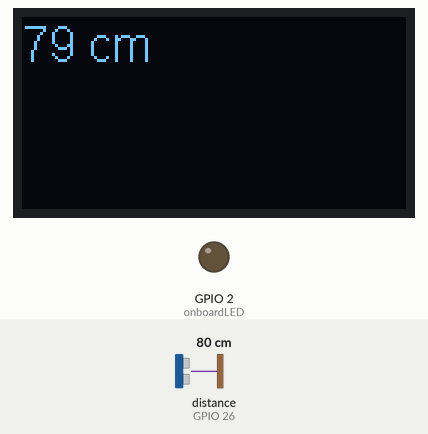
Simulated run of this sketch. Board: ESP32. Shown: 128×64 one-colour display, output pins drawn as LEDs (lit = HIGH). Wiring (inferred from the names in the program): ultrasonic range finder: trigger GPIO 25; echo GPIO 26. The test bench sets the inputs (shaded band); at power-on: distance to the obstacle (sensor on GPIO 26) 80 cm. The echo pulse lasts 58.3 µs per cm; WiFi joins after 1.5 s; servers stay silent unless stated; pins used as bus, display or sensor lines are not drawn; what the sketch prints to the serial monitor is not drawn.

Above: at 2.7 s.
2.8 s: distance to the obstacle (sensor on GPIO 26) set to 13 cm
At 5.1 s:
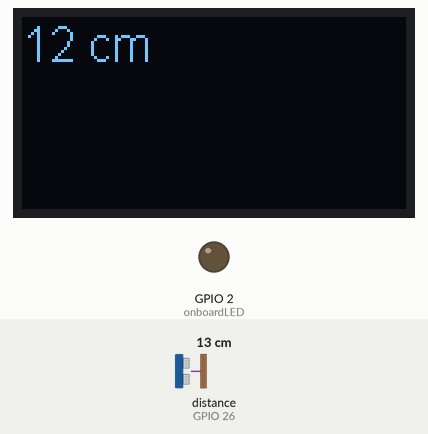
5.7 s: distance to the obstacle (sensor on GPIO 26) set to 10 cm
At 9.2 s:
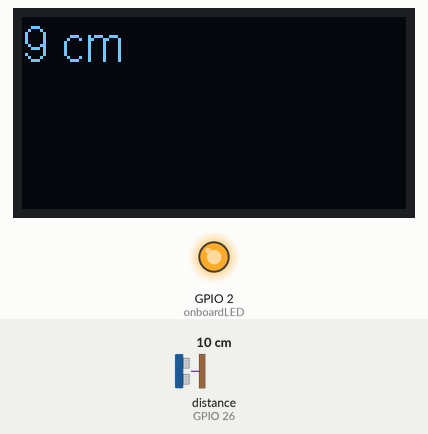
9.5 s: distance to the obstacle (sensor on GPIO 26) set to 2 cm
At 11.1 s:
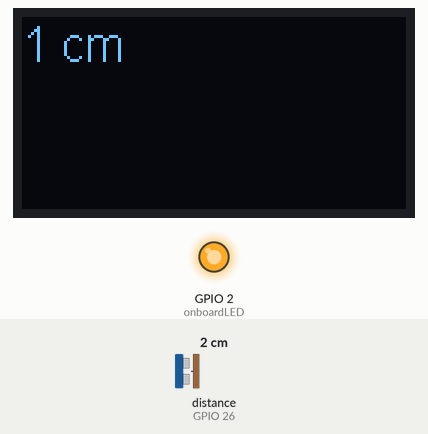
Timing chart, 0 to 12.6 s (numbered marks = the images above; inputs shaded):
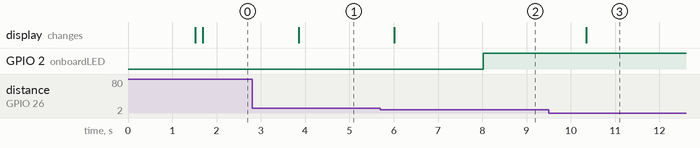

Measured:
- the behaviour switches between 12 and 11 cm on distance to the obstacle (sensor on GPIO 26) (found by bisection; images 1 and 2)
- after the input at 2.8 s, the display: changes after 1.1 s (image 1)
- after the input at 5.7 s, GPIO 2 (onboardLED): LOW → HIGH after 2.3 s; the display: changes after 0.32 s (image 2)
- after the input at 9.5 s, the display: changes after 0.85 s (image 3)

The sketch:

task_9_.1_ultrasonic_cloud_led.ino
```cpp
#include "FirebaseESP32.h"
#define FIREBASE_HOST "https://sensor-f47ac-default-rtdb.firebaseio.com" //Do not include https:// in FIREBASE_HOST
#define FIREBASE_AUTH "jzGMKue4IKv9u0cV9yBA9vpdi3iChdbK9WWFaPjS"
#define WIFI_SSID "GLWC-1_2.4G"
#define WIFI_PASSWORD "griet@66788"

#define onboardLED 2
//Define Firebase Data object
FirebaseData firebaseData;

#include <Wire.h>
#include "SSD1306.h"

SSD1306  display(0x3c, 21, 22);


// defines pins numbers
const int trigPin = 25;
const int echoPin = 26;

// defines variables
long duration;
int distance;
int delayTime = 2000;

void setup() {

  pinMode(onboardLED,OUTPUT);

pinMode(trigPin, OUTPUT); // Sets the trigPin as an Output
pinMode(echoPin, INPUT); // Sets the echoPin as an Input
Serial.begin(115200); // Starts the serial communication

 //Connecting to Wi-Fi network
  WiFi.begin(WIFI_SSID, WIFI_PASSWORD);
  Serial.print("Connecting to Wi-Fi");
  while (WiFi.status() != WL_CONNECTED)
  {
    Serial.print(".");
    delay(300);
  }
  Serial.println();
  Serial.print("Connected with IP: ");
  Serial.println(WiFi.localIP());
  Serial.println();
  Firebase.begin(FIREBASE_HOST, FIREBASE_AUTH);
  Firebase.reconnectWiFi(true);

 display.init();
 display.setFont(ArialMT_Plain_16);
  }


void loop() {
// Clears the trigPin
digitalWrite(trigPin, LOW);
delayMicroseconds(2);

// Sets the trigPin on HIGH state for 10 micro seconds
digitalWrite(trigPin, HIGH);
delayMicroseconds(10);
digitalWrite(trigPin, LOW);

// Reads the echoPin, returns the sound wave travel time in microseconds
duration = pulseIn(echoPin, HIGH);

// Calculating the distance
distance= duration*0.034/2;

// Prints the distance on the Serial Monitor
Serial.print("Distance: ");
Serial.println(distance);
Firebase.setInt(firebaseData,"IOTLAB/Range_Meter/Range",distance);

  display.clear();
  String myString = "";
  myString.concat(distance);
  myString.concat(" cm");
  display.drawString(0,0,myString);
  display.display();
delay(delayTime);

if(distance>10)
{
   digitalWrite(onboardLED,LOW);
}
  else
  {
    digitalWrite(onboardLED,HIGH);

}

}
```
